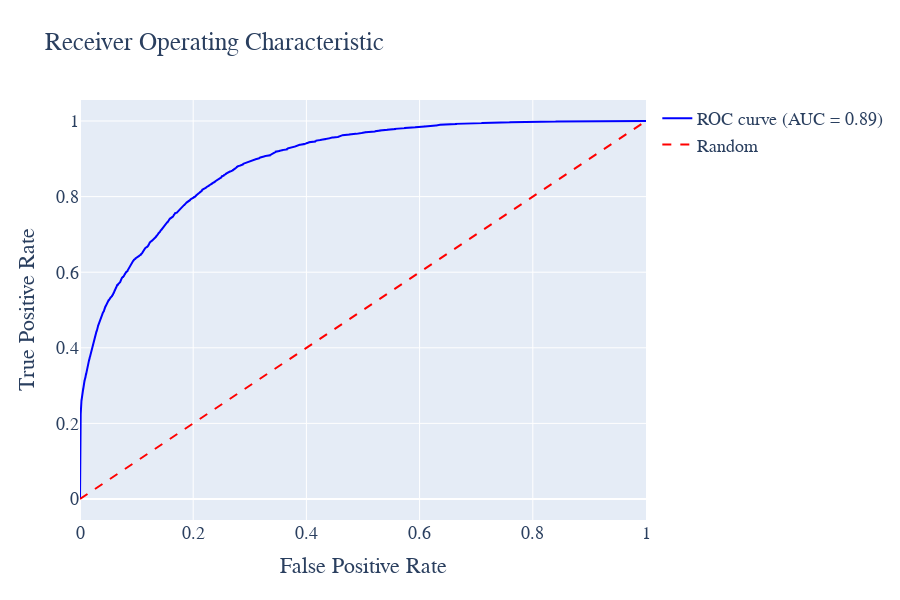

Notebook cell for this chart:
### Code cell
import plotly.graph_objects as go
from sklearn.metrics import roc_curve, auc

# 计算ROC曲线
roc_auc = auc(fpr, tpr)

# 创建布局
layout = go.Layout(
    title='Receiver Operating Characteristic',
    xaxis=dict(title='False Positive Rate'),
    yaxis=dict(title='True Positive Rate'),
    hovermode='closest',
    width=900, height=600,
    font=dict(family='Times New Roman', size=18)
)

# 创建ROC曲线图形
roc_trace = go.Scatter(
    x=fpr,
    y=tpr,
    mode='lines',
    line=dict(color='blue', width=2),
    name='ROC curve (AUC = %0.2f)' % roc_auc
)

# 创建对角线图形
diagonal_trace = go.Scatter(
    x=[0, 1],
    y=[0, 1],
    mode='lines',
    line=dict(color='red', width=2, dash='dash'),
    name='Random'
)

# 创建图表数据
data = [roc_trace, diagonal_trace]

# 创建图表
fig = go.Figure(data=data, layout=layout)

fig.write_html('Image/4_6_1_2.html')
# 显示图表
fig.show()

### Figure 1 — Plotly figure (JSON) as saved in the notebook; plotly's stock layout.template omitted (floating-point values rounded to 4 significant figures; data arrays with more than 128 entries replaced by an {"elided": "..."} marker saying what was removed)
{"data": [{"line": {"color": "blue", "width": 2}, "mode": "lines", "name": "ROC curve (AUC = 0.89)", "type": "scatter", "x": {"elided": "4332 float values"}, "y": {"elided": "4332 float values"}}, {"line": {"color": "red", "dash": "dash", "width": 2}, "mode": "lines", "name": "Random", "type": "scatter", "x": [0, 1], "y": [0, 1]}], "layout": {"font": {"family": "Times New Roman", "size": 18}, "height": 600, "hovermode": "closest", "title": {"text": "Receiver Operating Characteristic"}, "width": 900, "xaxis": {"title": {"text": "False Positive Rate"}}, "yaxis": {"title": {"text": "True Positive Rate"}}}}
